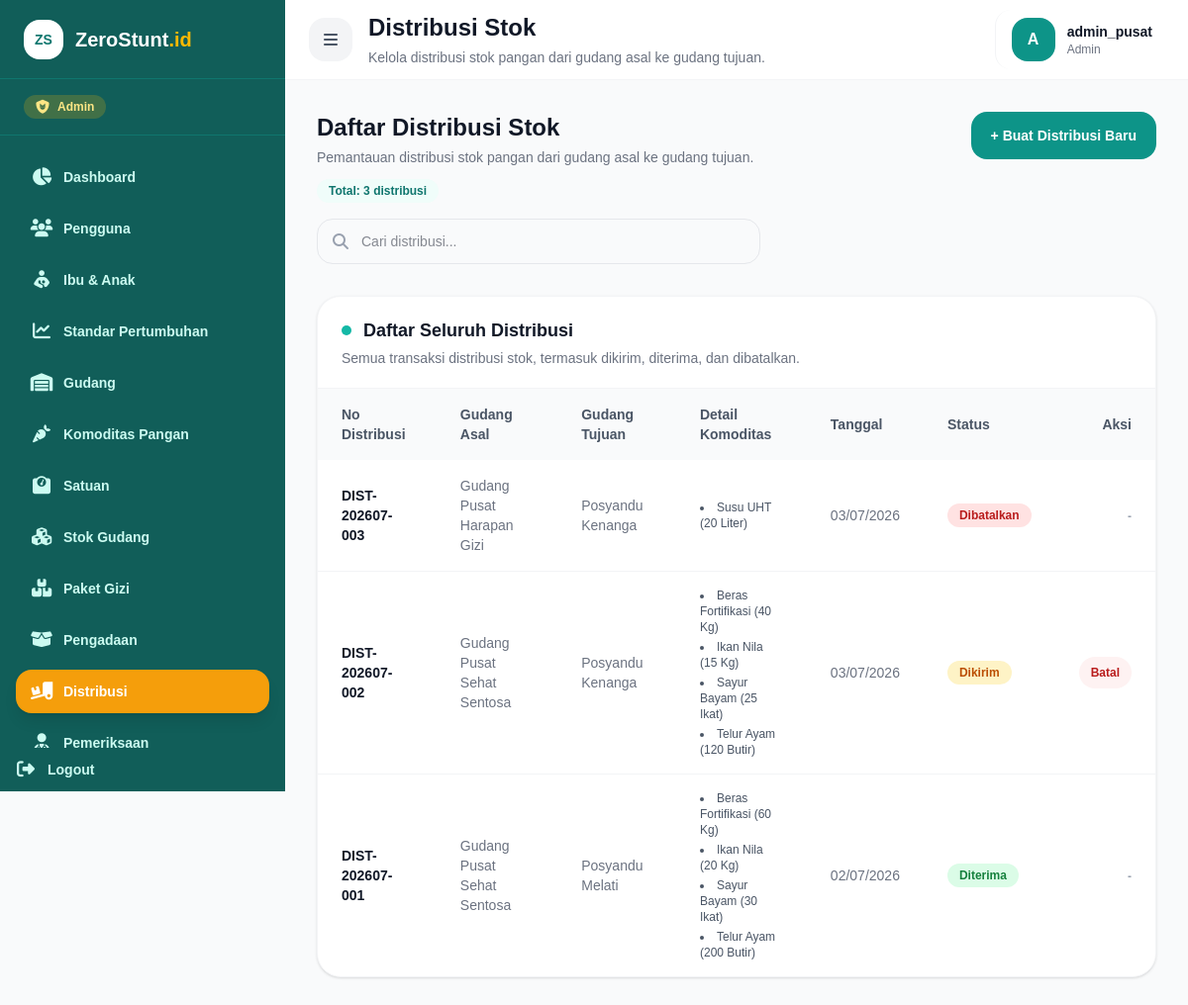
The app's page /transaksi/distribusi (signed in) with its own data.
### tables this page shows
CREATE TABLE `t_distribusi` (
  `id_distribusi` int NOT NULL,
  `no_distribusi` varchar(50) NOT NULL,
  `id_gudang_asal` int NOT NULL,
  `id_gudang_tujuan` int NOT NULL,
  `tanggal_distribusi` date NOT NULL,
  `status_distribusi` enum('Dikirim','Diterima','Dibatalkan') NOT NULL DEFAULT 'Dikirim',
  `catatan` text,
  `created_by` int DEFAULT NULL,
  `received_by` int DEFAULT NULL,
  `received_at` datetime DEFAULT NULL,
  `tgl_created` timestamp NULL DEFAULT CURRENT_TIMESTAMP,
  `tgl_updated` timestamp NULL DEFAULT CURRENT_TIMESTAMP ON UPDATE CURRENT_TIMESTAMP,
  `deleted_at` datetime DEFAULT NULL
);

CREATE TABLE `gudang` (
  `id_gudang` int NOT NULL,
  `nama_gudang` varchar(100) NOT NULL,
  `lokasi_gudang` text,
  `jenis_gudang` enum('Pusat','Posyandu') NOT NULL,
  `alamat_lengkap` text,
  `nama_pengelola` varchar(100) DEFAULT NULL,
  `tgl_created` timestamp NULL DEFAULT CURRENT_TIMESTAMP,
  `is_deleted` tinyint(1) NOT NULL DEFAULT '0'
);

CREATE TABLE `t_distribusi_detail` (
  `id_distribusi_detail` int NOT NULL,
  `id_distribusi` int NOT NULL,
  `id_komoditas` int NOT NULL,
  `jumlah` decimal(12,2) NOT NULL DEFAULT '0.00',
  `tgl_created` timestamp NULL DEFAULT CURRENT_TIMESTAMP
);

CREATE TABLE `komoditas_pangan` (
  `id_komoditas` int NOT NULL,
  `nama_komoditas` varchar(100) NOT NULL,
  `kategori_gizi` varchar(50) DEFAULT NULL,
  `id_satuan` int NOT NULL,
  `deskripsi` text,
  `tgl_created` timestamp NULL DEFAULT CURRENT_TIMESTAMP,
  `is_deleted` tinyint(1) NOT NULL DEFAULT '0'
);

CREATE TABLE `satuan` (
  `id_satuan` int NOT NULL,
  `nama_satuan` varchar(50) NOT NULL,
  `singkat` varchar(10) NOT NULL,
  `tgl_created` timestamp NULL DEFAULT CURRENT_TIMESTAMP,
  `is_deleted` tinyint(1) NOT NULL DEFAULT '0'
);

### views/transaksi/distribusi/index.php (the view, shortened to what the rows shown need)
<?php
$data = $data ?? [];
$distribusiList = $data['distribusi'] ?? [];
$role = $_SESSION['role'] ?? '';
$isAdmin = defined('ROLE_ADMIN')
    ? $role === ROLE_ADMIN
    : strtolower($role) === 'admin';
$isKader = defined('ROLE_KADER')
    ? $role === ROLE_KADER
    : strtolower($role) === 'kader';
$ongoingDistribusiList = [];
$historyDistribusiList = [];
$formatJumlah = function ($value) {
    $number = number_format((float) $value, 2, '.', '');
    return rtrim(rtrim($number, '0'), '.');
};
$renderDistribusiRows = function (array $list, string $emptyMessage) use ($formatJumlah, $isAdmin, $isKader) {
?>
    <div class="overflow-x-auto">
        <table class="w-full text-sm">
            <thead class="bg-gray-50">
                <tr>
                    <th class="px-6 py-4 text-left font-bold text-gray-600">No Distribusi</th>
                    <th class="px-6 py-4 text-left font-bold text-gray-600">Gudang Asal</th>
                    <th class="px-6 py-4 text-left font-bold text-gray-600">Gudang Tujuan</th>
                    <th class="px-6 py-4 text-left font-bold text-gray-600">Detail Komoditas</th>
                    <th class="px-6 py-4 text-left font-bold text-gray-600">Tanggal</th>
                    <th class="px-6 py-4 text-left font-bold text-gray-600">Status</th>
                    <th class="px-6 py-4 text-right font-bold text-gray-600">Aksi</th>
                </tr>
            </thead>
            <tbody class="divide-y divide-gray-100">
                <?php foreach ($list as $d): ?>
                    <tr class="hover:bg-gray-50">
                        <td class="px-6 py-4 font-bold text-gray-900">
                            <?= htmlspecialchars($d['no_distribusi'] ?? '-'); ?>
                        </td>
                        <td class="px-6 py-4 text-gray-500">
                            <?= htmlspecialchars($d['gudang_asal'] ?? '-'); ?>
                        </td>
                        <td class="px-6 py-4 text-gray-500">
                            <?= htmlspecialchars($d['gudang_tujuan'] ?? '-'); ?>
                        </td>
                        <td class="px-6 py-4">
                            <?php if (!empty($d['details'])): ?>
                                <ul class="list-disc list-inside text-xs text-gray-600 space-y-1">
                                    <?php foreach ($d['details'] as $det): ?>
                                        <li>
                                            <?= htmlspecialchars($det['nama_komoditas'] ?? '-'); ?>
                                            (<?= htmlspecialchars($formatJumlah($det['jumlah'] ?? 0)); ?>
                                            <?= htmlspecialchars($det['satuan'] ?? ''); ?>)
                                        </li>
                                    <?php endforeach; ?>
                                </ul>
                            <?php else: ?>
                                <span class="text-xs text-gray-400">-</span>
                            <?php endif; ?>
                        </td>
                        <td class="px-6 py-4 text-gray-500">
                            <?= !empty($d['tanggal_distribusi'])
                                ? htmlspecialchars(date('d/m/Y', strtotime($d['tanggal_distribusi'])))
                                : '-'; ?>
                        </td>
                        <td class="px-6 py-4">
                            <?php
                            $status = $d['status_distribusi'] ?? '-';
                            $class = 'bg-gray-100 text-gray-700';
                            if ($status === 'Dikirim') {
                                $class = 'bg-amber-100 text-amber-700';
                            } elseif ($status === 'Diterima') {
                                $class = 'bg-green-100 text-green-700';
                            } elseif ($status === 'Dibatalkan') {
                                $class = 'bg-red-100 text-red-700';
                            }
                            ?>
                            <span class="inline-flex rounded-full px-3 py-1 text-xs font-bold <?= $class; ?>">
                                <?= htmlspecialchars($status); ?>
                            </span>
                        </td>
                        <td class="px-6 py-4 text-right">
                            <?php if (($d['status_distribusi'] ?? '') === 'Dikirim' && $isKader): ?>
                                <form action="/transaksi/distribusi/terima" method="POST"
                                    data-confirm
                                    data-confirm-title="Terima distribusi?"
                                    data-confirm-message="Pastikan stok fisik sudah diterima di posyandu sebelum menandai distribusi sebagai diterima."
                                    data-confirm-text="Ya, terima"
                                    data-confirm-tone="success">
                                    <input type="hidden"
                                        name="id_distribusi"
                                        value="<?= htmlspecialchars($d['id_distribusi'] ?? ''); ?>">
                                    <button type="submit"
                                        class="rounded-xl bg-green-50 px-3 py-2 text-xs font-bold text-green-700 transition hover:bg-green-100">
                                        Terima
                                    </button>
                                </form>
                            <?php elseif (($d['status_distribusi'] ?? '') === 'Dikirim' && $isAdmin): ?>
                                <form action="/transaksi/distribusi/batal" method="POST"
                                    data-confirm
                                    data-confirm-title="Batalkan distribusi?"
                                    data-confirm-message="Distribusi ini akan dibatalkan dan tidak dapat diterima oleh kader."
                                    data-confirm-text="Ya, batalkan"
                                    data-confirm-tone="danger">
                                    <button type="submit"
                                        class="rounded-xl bg-red-50 px-3 py-2 text-xs font-bold text-red-700 transition hover:bg-red-100">
                                        Batal
                                    </button>
                                </form>
                            <?php else: ?>
                                <span class="text-xs font-semibold text-gray-400">-</span>
                            <?php endif; ?>
                        </td>
                    </tr>
                <?php endforeach; ?>
            </tbody>
        </table>
    </div>
<?php
};
$renderDistribusiCard = function (
    string $title,
    string $subtitle,
    array $list,
    string $emptyMessage,
    string $dotClass = 'bg-teal-500',
    bool $showPagination = false
) use ($renderDistribusiRows, $data) {
?>
    <div class="overflow-hidden rounded-3xl border border-gray-100 bg-white shadow-sm">
        <div class="border-b border-gray-100 px-6 py-5">
            <div class="flex items-center gap-3">
                <span class="h-2.5 w-2.5 rounded-full <?= $dotClass; ?>"></span>
                <h3 class="text-lg font-extrabold text-gray-900">
                    <?= htmlspecialchars($title); ?>
                </h3>
            </div>
            <p class="mt-1 text-sm text-gray-500">
                <?= htmlspecialchars($subtitle); ?>
            </p>
        </div>
        <?php $renderDistribusiRows($list, $emptyMessage); ?>
        <?php if ($showPagination): ?>
            <?php
            $paginationData = [
                'halaman_aktif' => $data['current_page'] ?? 1,
                'total_halaman' => $data['total_pages'] ?? 1,
                'total_data' => $data['total_data'] ?? count($list),
                'per_halaman' => $data['per_halaman'] ?? 20,
                'page_param' => 'page'
            ];
            require '../views/partials/pagination.php';
            ?>
        <?php endif; ?>
    </div>
    <?php
};
$renderDistribusiContent = function () use (
    $isKader,
    $distribusiList,
    $ongoingDistribusiList,
    $historyDistribusiList,
    $renderDistribusiCard
) {
    if ($isKader) {
    ?>
        <div class="space-y-8">
            <?php
            $renderDistribusiCard(
                'Distribusi Sedang Dikirim',
                'Distribusi yang masih menunggu diterima oleh kader.',
                $ongoingDistribusiList,
                'Tidak ada distribusi yang sedang dikirim.',
                'bg-amber-500',
                false
            );
            $renderDistribusiCard(
                'Riwayat Penerimaan Distribusi',
                'Distribusi yang sudah berhasil diterima.',
                $historyDistribusiList,
                'Belum ada riwayat penerimaan distribusi.',
                'bg-green-500',
                false
            );
            ?>
        </div>
<?php
        return;
    }
    $renderDistribusiCard(
        'Daftar Seluruh Distribusi',
        'Semua transaksi distribusi stok, termasuk dikirim, diterima, dan dibatalkan.',
        $distribusiList,
        'Belum ada data distribusi.',
        'bg-teal-500',
        true
    );
};
?>
<div class="space-y-8">
    <div class="space-y-4">
        <div class="flex flex-col gap-4 sm:flex-row sm:items-start sm:justify-between">
            <div>
                <h2 class="text-2xl font-extrabold text-gray-900">
                    Daftar Distribusi Stok
                </h2>
            </div>
        </div>
    </div>
    <div id="tableResult">
        <?php $renderDistribusiContent(); ?>
    </div>
</div>
<?php
require '../views/layouts/dashboard.php';

### records on screen
t_distribusi: no_distribusi "DIST-202607-003", id_gudang_asal.nama_gudang "Gudang Pusat Harapan Gizi", id_gudang_tujuan.nama_gudang "Posyandu Kenanga", tanggal_distribusi "03/07/2026", status_distribusi "Dibatalkan"
t_distribusi_detail: id_komoditas.nama_komoditas "Susu UHT", jumlah "20", satuan.singkat "Liter"
t_distribusi: no_distribusi "DIST-202607-002", id_gudang_asal.nama_gudang "Gudang Pusat Sehat Sentosa", id_gudang_tujuan.nama_gudang "Posyandu Kenanga", tanggal_distribusi "03/07/2026", status_distribusi "Dikirim"
t_distribusi_detail: id_komoditas.nama_komoditas "Beras Fortifikasi", jumlah "40", satuan.singkat "Kg"
t_distribusi_detail: id_komoditas.nama_komoditas "Ikan Nila", jumlah "15", satuan.singkat "Kg"
t_distribusi_detail: id_komoditas.nama_komoditas "Sayur Bayam", jumlah "25", satuan.singkat "Ikat"
t_distribusi_detail: id_komoditas.nama_komoditas "Telur Ayam", jumlah "120", satuan.singkat "Butir"
t_distribusi: no_distribusi "DIST-202607-001", id_gudang_asal.nama_gudang "Gudang Pusat Sehat Sentosa", id_gudang_tujuan.nama_gudang "Posyandu Melati", tanggal_distribusi "02/07/2026", status_distribusi "Diterima"
t_distribusi_detail: id_komoditas.nama_komoditas "Beras Fortifikasi", jumlah "60", satuan.singkat "Kg"
t_distribusi_detail: id_komoditas.nama_komoditas "Ikan Nila", jumlah "20", satuan.singkat "Kg"
t_distribusi_detail: id_komoditas.nama_komoditas "Sayur Bayam", jumlah "30", satuan.singkat "Ikat"
t_distribusi_detail: id_komoditas.nama_komoditas "Telur Ayam", jumlah "200", satuan.singkat "Butir"

### other values on screen
$role "Admin"
$menu['label'] "Dashboard"
$menu['label'] "Pengguna"
$menu['label'] "Ibu & Anak"
$menu['label'] "Standar Pertumbuhan"
$menu['label'] "Gudang"
$menu['label'] "Komoditas Pangan"
$menu['label'] "Satuan"
$menu['label'] "Stok Gudang"
$menu['label'] "Paket Gizi"
$menu['label'] "Pengadaan"
$menu['label'] "Distribusi"
$menu['label'] "Pemeriksaan"
$pageTitle "Distribusi Stok"
$pageSubtitle "Kelola distribusi stok pangan dari gudang asal ke gudang tujuan."
